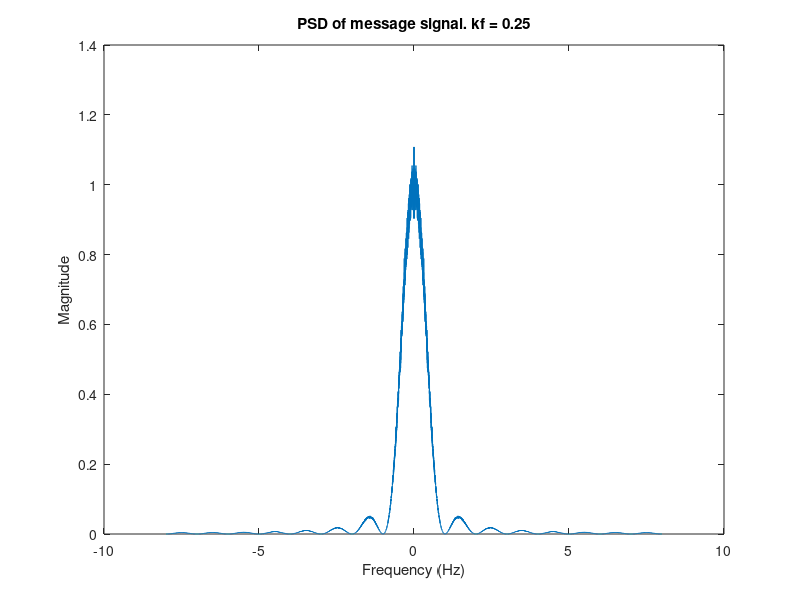

The MATLAB source for this figure:
oversampling_factor = 16;

%for a pulse with amplitude one, the max frequency deviation is given by kf
kf=0.25;

%increase the oversampling factor if kf (and hence frequency deviation, and hence bw of FM s 
oversampling_factor = ceil(max(kf,1)*oversampling_factor);

ts=1/oversampling_factor; %sampling time

nsamples = ceil(1/ts);
pulse = ones(nsamples,1); %rectangular pulse

% calculating PSD

nsymbols =1000;
symbols=zeros(nsymbols,1);
nruns=1000;
fs_desired=0.1;
Nmin = ceil(1/(fs_desired*ts)); %minimum length DFT for desired frequency granularity 
message_length=1+(nsymbols-1)*nsamples+length(pulse)-1;
Nmin = max(message_length,Nmin);
% %for efficient computation, choose FFT size to be power of 2
Nfft = 2^(nextpow2(Nmin)) %FFT size = the next power of 2 at least as big as Nmin 
psd=zeros(Nfft,1);

for runs=1:nruns,
	%random symbol sequence
	symbols = sign(rand(nsymbols,1)-0.5); 
	nsymbols_upsampled = 1+(nsymbols-1)*nsamples; 
	symbols_upsampled = zeros(nsymbols_upsampled,1); 
	symbols_upsampled(1:nsamples:nsymbols_upsampled) = symbols; 
	message = conv(symbols_upsampled,pulse);
	%FM signal phase
	% theta = 2*pi*kf*ts*cumsum(message);
	% cenvelope = exp(j*theta);
	% time = (0:length(cenvelope)-1)*ts;
	% %freq domain signal computed using DFT
	message_freq = ts*fft(message,Nfft); %FFT of size Nfft, automatically zeropads as needed 
	message_freq_centered = fftshift(message_freq); %shifts DC to center of spectrum 
	psd=psd+abs(message_freq_centered).^2;
end

psd=psd/(nruns*nsymbols);
fs=1/(Nfft*ts) %actual frequency resolution attained
% %set of frequencies for which Fourier transform has been computed using DFT
freqs = ((1:Nfft)-1-Nfft/2)*fs;
%plot the PSD
plot(freqs,psd);
title(["PSD of message signal. kf = ", num2str(kf)]);
ylabel("Magnitude");
xlabel("Frequency (Hz)");
% xlim([-1.5, 1.5]);
print -dpng 8a.png